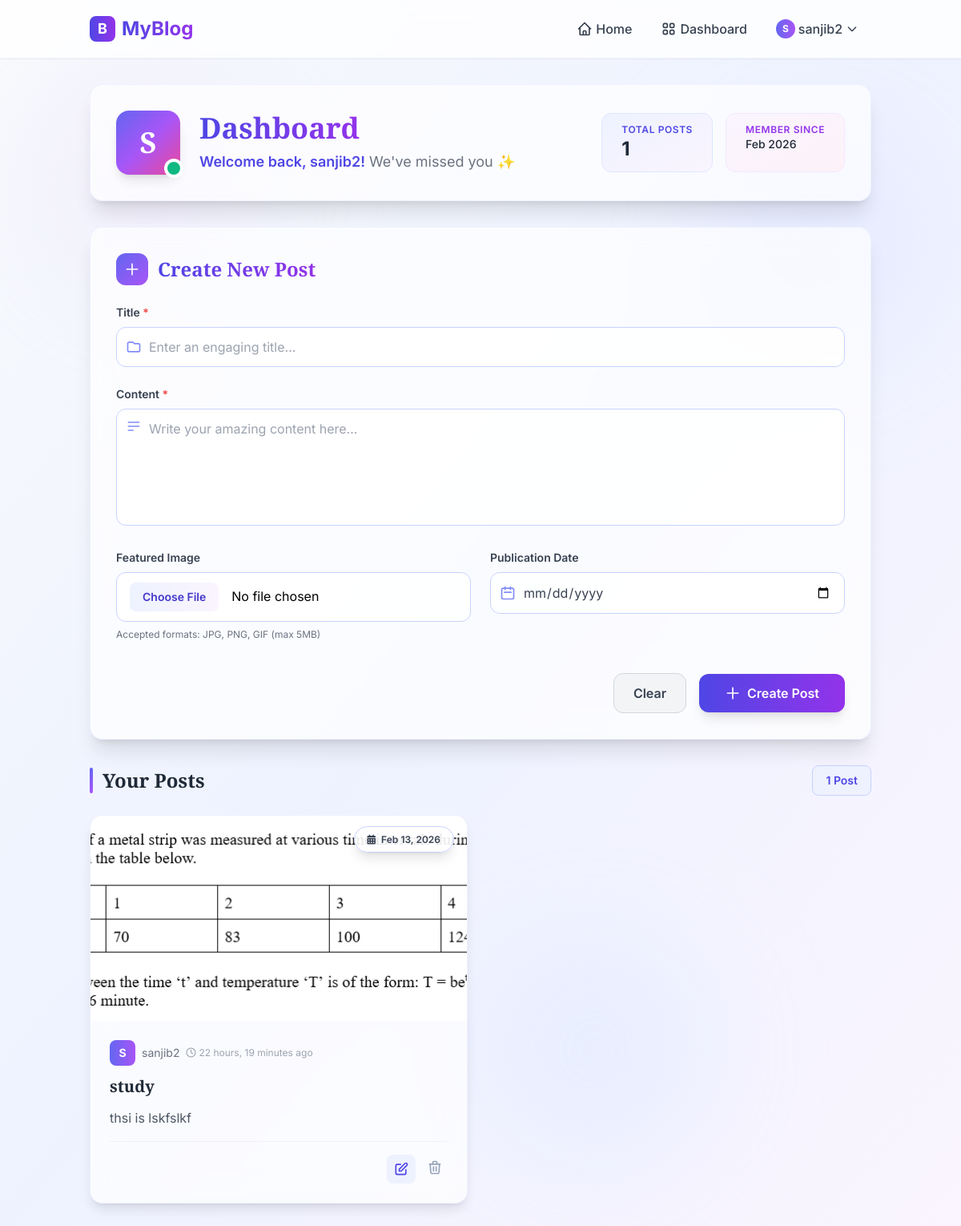
Page /dashboard/ (signed in) on the earlier database version.
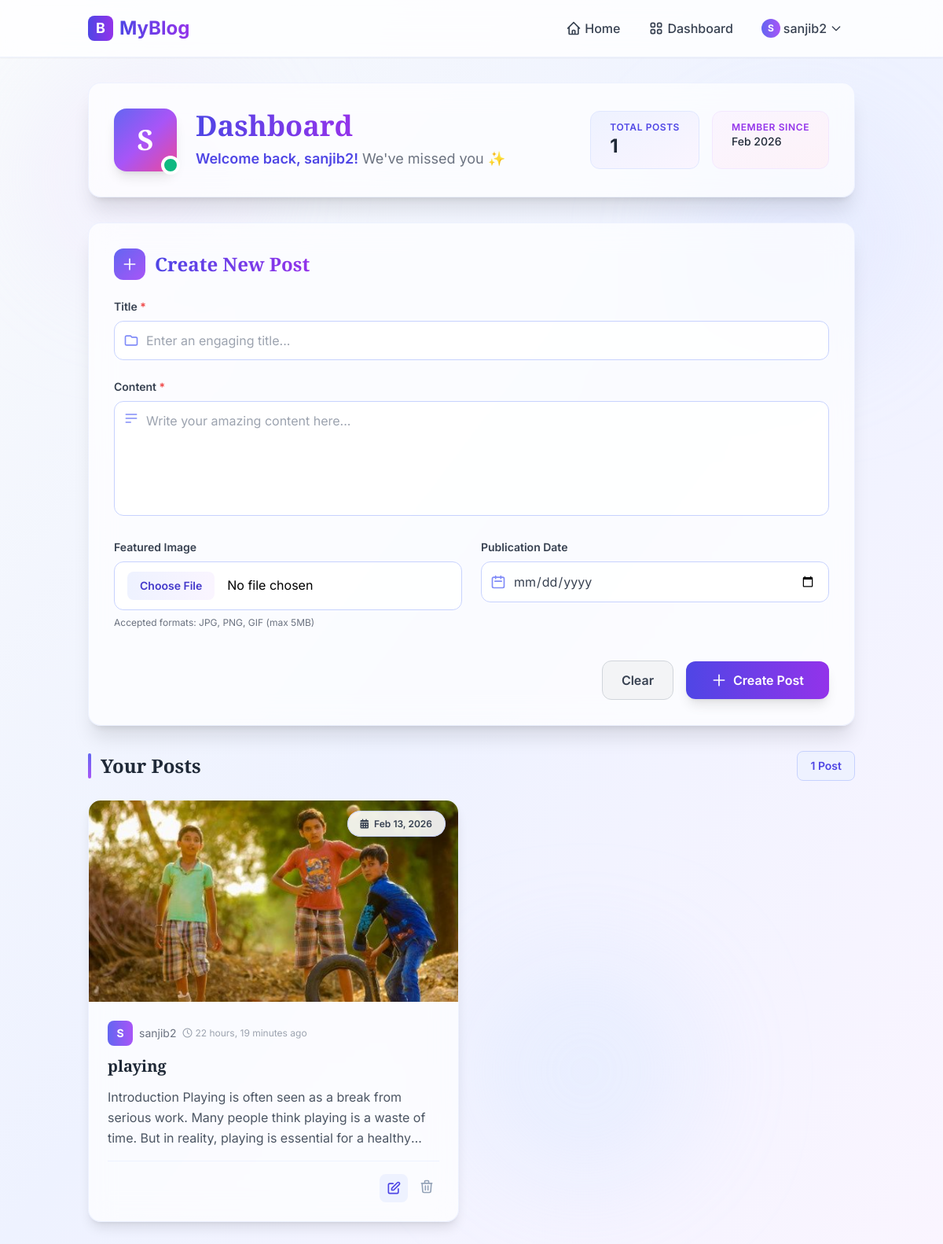
Same page on the later database version.
### posts/models.py (models this page shows, shortened)
class Post(models.Model):
    author=models.ForeignKey(User,on_delete=models.CASCADE,null=True,blank=True)
    title=models.CharField(max_length=200)
    content=models.TextField()
    image=models.ImageField(upload_to='post_images/',null=True,blank=True)
    is_deleted=models.BooleanField(default=False)
    created_at=models.DateTimeField(auto_now_add=True)

### posts/views.py (the view, shortened to what this page needs)
# urls.py: path('dashboard/',views.dashboard,name='dashboard'),
@login_required
def dashboard(request):
    posts=Post.objects.filter(author=request.user,is_deleted=False).order_by('-created_at')
    context={
        'posts':posts
    }
    return render(request,'posts/dashboard.html',context=context)

### templates/posts/dashboard.html (shortened to what the changed rows need)
{% extends "posts/base.html" %}
{% load static %}
{% block child_block %}
<div class="space-y-8">
    <div class="bg-white/70 backdrop-blur-lg rounded-2xl shadow-xl p-8 border border-indigo-100/50">
        <div class="flex items-center justify-between flex-wrap gap-6">
            <div class="flex items-center space-x-6">
                <div>
                    <h1 class="text-3xl md:text-4xl font-bold font-playfair bg-gradient-to-r from-indigo-600 via-purple-600 to-pink-600 bg-clip-text text-transparent">
                    </h1>
                </div>
            </div>
        </div>
    </div>
    <div class="bg-white/70 backdrop-blur-lg rounded-2xl shadow-xl p-8 border border-indigo-100/50">
        <div class="flex items-center space-x-3 mb-6">
            <h2 class="text-2xl font-bold font-playfair bg-gradient-to-r from-indigo-600 to-purple-600 bg-clip-text text-transparent">
            </h2>
        </div>
    </div>
    <div class="space-y-6">
        <div class="flex items-center justify-between">
            <h2 class="text-2xl font-bold font-playfair text-gray-800 flex items-center space-x-3">
                <span class="w-1 h-8 bg-gradient-to-b from-indigo-500 to-purple-500 rounded-full"></span>
                <span>Your Posts</span>
            </h2>
        </div>
        {% if posts %}
            <div class="grid grid-cols-1 lg:grid-cols-2 gap-8">
                {% for post in posts %}
                    <article class="group bg-white/70 backdrop-blur-lg rounded-2xl shadow-lg hover:shadow-2xl transition-all duration-500 border border-indigo-100/50 overflow-hidden transform hover:-translate-y-2">
                        {% if post.image %}
                            <div class="relative h-64 overflow-hidden">
                                <img src="{{ post.image.url }}"
                                     alt="{{ post.title }}"
                                     class="w-full h-full object-cover transform group-hover:scale-110 transition-transform duration-700">
                                <div class="absolute top-4 right-4">
                                    <span class="px-4 py-2 bg-white/90 backdrop-blur rounded-full text-xs font-semibold text-gray-700 border border-indigo-200 shadow-lg">
                                        <i class="fas fa-calendar-alt mr-1"></i> {{ post.created_at|date:"M d, Y" }}
                                    </span>
                                </div>
                            </div>
                        {% endif %}
                        <div class="p-6">
                            <div class="flex items-center space-x-2 mb-3">
                                <div class="w-8 h-8 bg-gradient-to-r from-indigo-500 to-purple-500 rounded-lg flex items-center justify-center">
                                    <span class="text-white text-sm font-bold">{{ user.username|first|upper }}</span>
                                </div>
                                <span class="text-sm text-gray-500">{{ user.username }}</span>
                                <span class="text-xs text-gray-400 ml-auto">
                                    <i class="far fa-clock mr-1"></i>{{ post.created_at|timesince }} ago
                                </span>
                            </div>
                            <h3 class="text-xl font-bold font-playfair text-gray-800 mb-3 group-hover:text-indigo-600 transition-colors duration-300 line-clamp-2">
                                {{ post.title }}
                            </h3>
                            <p class="text-gray-600 mb-4 line-clamp-3 leading-relaxed">
                                {{ post.content }}
                            </p>
                            <div class="flex items-center justify-end pt-4 border-t border-indigo-100/50">
                                <div class="flex space-x-2">
                                    <form action="{%url 'post_edit' post.id%}" method="post" class="inline-block">
                                        <button type="submit"  class="p-2 text-indigo-600 hover:text-white bg-indigo-50 hover:bg-gradient-to-r hover:from-indigo-600 hover:to-purple-600 rounded-lg transition-all duration-300">
                                            <svg xmlns="http://www.w3.org/2000/svg" class="h-5 w-5" fill="none" viewBox="0 0 24 24" stroke="currentColor">
                                                <path stroke-linecap="round" stroke-linejoin="round" stroke-width="2" d="M11 5H6a2 2 0 00-2 2v11a2 2 0 002 2h11a2 2 0 002-2v-5m-1.414-9.414a2 2 0 112.828 2.828L11.828 15H9v-2.828l8.586-8.586z" />
                                            </svg>
                                        </button>
                                    </form>
                                    <form method="POST" action="{% url 'post_delete' post.id %}" class="inline-block">
                                                <button type="submit" onclick="return confirm('Are you sure you want to delete this post?')"
                                                        class="text-slate-400 hover:text-red-500 transition-colors p-1.5">
                                                    <svg class="w-5 h-5" fill="none" stroke="currentColor" viewBox="0 0 24 24">
                                                        <path stroke-linecap="round" stroke-linejoin="round" stroke-width="2" d="M19 7l-.867 12.142A2 2 0 0116.138 21H7.862a2 2 0 01-1.995-1.858L5 7m5 4v6m4-6v6m1-10V4a1 1 0 00-1-1h-4a1 1 0 00-1 1v3M4 7h16" />
                                                    </svg>
                                                </button>
                                            </form>
                                </div>
                            </div>
                        </div>
                    </article>
                {% endfor %}
            </div>
        {% endif %}
    </div>
</div>
<link rel="stylesheet" href="https://cdnjs.cloudflare.com/ajax/libs/font-awesome/6.0.0/css/all.min.css">
{% endblock %}

Differences in the rows shown:
changed Post: image: a different picture; title "study" → "playing"; content "thsi is lskfslkf" → "Introduction Playing is often seen as a break from serious work. Many people think playing is a waste of time. But in reality, playing is essential for a…"
